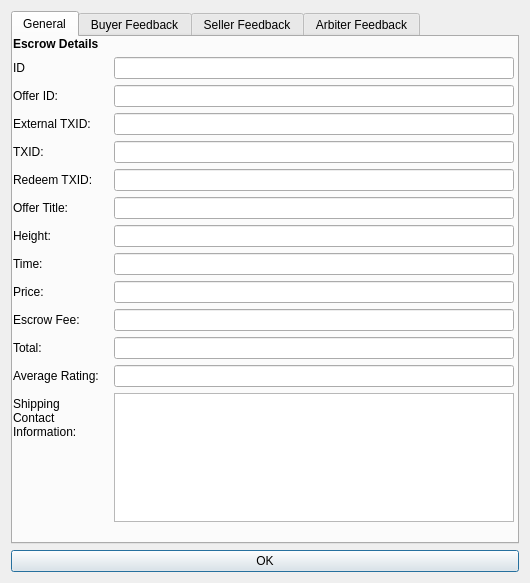
<?xml version="1.0" encoding="UTF-8"?>
<ui version="4.0">
 <class>EscrowInfoDialog</class>
 <widget class="QDialog" name="EscrowInfoDialog">
  <property name="geometry">
   <rect>
    <x>0</x>
    <y>0</y>
    <width>530</width>
    <height>583</height>
   </rect>
  </property>
  <property name="windowTitle">
   <string>Escrow Info</string>
  </property>
  <property name="autoFillBackground">
   <bool>true</bool>
  </property>
  <layout class="QVBoxLayout" name="verticalLayout">
   <item>
    <widget class="QTabWidget" name="escrowinfo">
     <property name="currentIndex">
      <number>0</number>
     </property>
     <widget class="QWidget" name="general">
      <attribute name="title">
       <string>General</string>
      </attribute>
      <widget class="QWidget" name="layoutWidget">
       <property name="geometry">
        <rect>
         <x>0</x>
         <y>0</y>
         <width>501</width>
         <height>485</height>
        </rect>
       </property>
       <layout class="QFormLayout" name="formLayout">
        <property name="fieldGrowthPolicy">
         <enum>QFormLayout::AllNonFixedFieldsGrow</enum>
        </property>
        <item row="0" column="0">
         <widget class="QLabel" name="label_3">
          <property name="font">
           <font>
            <weight>75</weight>
            <bold>true</bold>
           </font>
          </property>
          <property name="text">
           <string>Escrow Details</string>
          </property>
         </widget>
        </item>
        <item row="1" column="0">
         <widget class="QLabel" name="label_2">
          <property name="text">
           <string>ID</string>
          </property>
         </widget>
        </item>
        <item row="1" column="1">
         <widget class="QLineEdit" name="guidEdit"/>
        </item>
        <item row="2" column="0">
         <widget class="QLabel" name="linkGUIDLabel">
          <property name="text">
           <string>Offer ID:</string>
          </property>
         </widget>
        </item>
        <item row="2" column="1">
         <widget class="QLineEdit" name="offerEdit"/>
        </item>
        <item row="4" column="0">
         <widget class="QLabel" name="label_4">
          <property name="text">
           <string>TXID:</string>
          </property>
         </widget>
        </item>
        <item row="4" column="1">
         <widget class="QLineEdit" name="txidEdit">
          <property name="enabled">
           <bool>true</bool>
          </property>
         </widget>
        </item>
        <item row="6" column="0">
         <widget class="QLabel" name="label_14">
          <property name="text">
           <string>Offer Title:</string>
          </property>
         </widget>
        </item>
        <item row="6" column="1">
         <widget class="QLineEdit" name="titleEdit"/>
        </item>
        <item row="7" column="0">
         <widget class="QLabel" name="label_6">
          <property name="text">
           <string>Height:</string>
          </property>
         </widget>
        </item>
        <item row="7" column="1">
         <widget class="QLineEdit" name="heightEdit">
          <property name="enabled">
           <bool>true</bool>
          </property>
         </widget>
        </item>
        <item row="8" column="0">
         <widget class="QLabel" name="label_5">
          <property name="text">
           <string>Time:</string>
          </property>
         </widget>
        </item>
        <item row="8" column="1">
         <widget class="QLineEdit" name="timeEdit">
          <property name="enabled">
           <bool>true</bool>
          </property>
         </widget>
        </item>
        <item row="9" column="0">
         <widget class="QLabel" name="label_7">
          <property name="text">
           <string>Price:</string>
          </property>
         </widget>
        </item>
        <item row="9" column="1">
         <widget class="QLineEdit" name="priceEdit">
          <property name="enabled">
           <bool>true</bool>
          </property>
         </widget>
        </item>
        <item row="10" column="0">
         <widget class="QLabel" name="commissionLabel">
          <property name="text">
           <string>Escrow Fee:</string>
          </property>
         </widget>
        </item>
        <item row="10" column="1">
         <widget class="QLineEdit" name="feeEdit"/>
        </item>
        <item row="11" column="0">
         <widget class="QLabel" name="label_9">
          <property name="text">
           <string>Total:</string>
          </property>
         </widget>
        </item>
        <item row="11" column="1">
         <widget class="QLineEdit" name="totalEdit">
          <property name="enabled">
           <bool>true</bool>
          </property>
         </widget>
        </item>
        <item row="12" column="0">
         <widget class="QLabel" name="ratingLabel">
          <property name="text">
           <string>Average Rating:</string>
          </property>
         </widget>
        </item>
        <item row="12" column="1">
         <widget class="QLineEdit" name="ratingEdit"/>
        </item>
        <item row="14" column="0">
         <widget class="QLabel" name="label_11">
          <property name="text">
           <string>Shipping  Contact Information:</string>
          </property>
          <property name="wordWrap">
           <bool>true</bool>
          </property>
         </widget>
        </item>
        <item row="14" column="1">
         <widget class="QTextEdit" name="paymessageEdit">
          <property name="enabled">
           <bool>true</bool>
          </property>
         </widget>
        </item>
        <item row="3" column="0">
         <widget class="QLabel" name="exttxidLabel">
          <property name="text">
           <string>External TXID:</string>
          </property>
         </widget>
        </item>
        <item row="3" column="1">
         <widget class="QLineEdit" name="exttxidEdit"/>
        </item>
        <item row="5" column="1">
         <widget class="QLineEdit" name="redeemTxidEdit"/>
        </item>
        <item row="5" column="0">
         <widget class="QLabel" name="label">
          <property name="text">
           <string>Redeem TXID:</string>
          </property>
         </widget>
        </item>
       </layout>
      </widget>
     </widget>
     <widget class="QWidget" name="buyerFeedback">
      <attribute name="title">
       <string>Buyer Feedback</string>
      </attribute>
      <widget class="QScrollArea" name="scrollArea">
       <property name="geometry">
        <rect>
         <x>0</x>
         <y>0</y>
         <width>501</width>
         <height>481</height>
        </rect>
       </property>
       <property name="verticalScrollBarPolicy">
        <enum>Qt::ScrollBarAsNeeded</enum>
       </property>
       <property name="horizontalScrollBarPolicy">
        <enum>Qt::ScrollBarAlwaysOff</enum>
       </property>
       <property name="widgetResizable">
        <bool>true</bool>
       </property>
       <widget class="QWidget" name="scrollAreaWidgetContents">
        <property name="geometry">
         <rect>
          <x>0</x>
          <y>0</y>
          <width>497</width>
          <height>477</height>
         </rect>
        </property>
        <layout class="QVBoxLayout" name="verticalLayout_3">
         <item>
          <layout class="QVBoxLayout" name="buyerFeedbackLayout">
           <property name="sizeConstraint">
            <enum>QLayout::SetMinAndMaxSize</enum>
           </property>
          </layout>
         </item>
        </layout>
       </widget>
      </widget>
     </widget>
     <widget class="QWidget" name="sellerFeedback">
      <attribute name="title">
       <string>Seller Feedback</string>
      </attribute>
      <widget class="QScrollArea" name="scrollArea_2">
       <property name="geometry">
        <rect>
         <x>0</x>
         <y>0</y>
         <width>501</width>
         <height>481</height>
        </rect>
       </property>
       <property name="verticalScrollBarPolicy">
        <enum>Qt::ScrollBarAsNeeded</enum>
       </property>
       <property name="horizontalScrollBarPolicy">
        <enum>Qt::ScrollBarAlwaysOff</enum>
       </property>
       <property name="widgetResizable">
        <bool>true</bool>
       </property>
       <widget class="QWidget" name="scrollAreaWidgetContents_3">
        <property name="geometry">
         <rect>
          <x>0</x>
          <y>0</y>
          <width>497</width>
          <height>477</height>
         </rect>
        </property>
        <layout class="QVBoxLayout" name="verticalLayout_4">
         <item>
          <layout class="QVBoxLayout" name="sellerFeedbackLayout">
           <property name="sizeConstraint">
            <enum>QLayout::SetMinAndMaxSize</enum>
           </property>
          </layout>
         </item>
        </layout>
       </widget>
      </widget>
     </widget>
     <widget class="QWidget" name="arbiterFeedback">
      <attribute name="title">
       <string>Arbiter Feedback</string>
      </attribute>
      <widget class="QScrollArea" name="scrollArea_3">
       <property name="geometry">
        <rect>
         <x>0</x>
         <y>0</y>
         <width>501</width>
         <height>481</height>
        </rect>
       </property>
       <property name="verticalScrollBarPolicy">
        <enum>Qt::ScrollBarAsNeeded</enum>
       </property>
       <property name="horizontalScrollBarPolicy">
        <enum>Qt::ScrollBarAlwaysOff</enum>
       </property>
       <property name="widgetResizable">
        <bool>true</bool>
       </property>
       <widget class="QWidget" name="scrollAreaWidgetContents_8">
        <property name="geometry">
         <rect>
          <x>0</x>
          <y>0</y>
          <width>497</width>
          <height>477</height>
         </rect>
        </property>
        <layout class="QVBoxLayout" name="verticalLayout_5">
         <item>
          <layout class="QVBoxLayout" name="arbiterFeedbackLayout">
           <property name="sizeConstraint">
            <enum>QLayout::SetMinAndMaxSize</enum>
           </property>
          </layout>
         </item>
        </layout>
       </widget>
      </widget>
     </widget>
    </widget>
   </item>
   <item>
    <widget class="QPushButton" name="okButton">
     <property name="text">
      <string>OK</string>
     </property>
    </widget>
   </item>
  </layout>
 </widget>
 <resources>
  <include location="../presidentielcoin.qrc"/>
 </resources>
 <connections/>
</ui>
